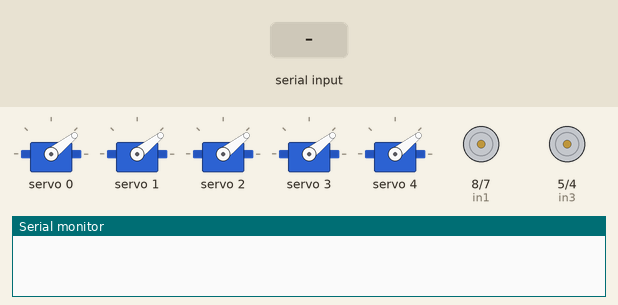
Bench run of a sketch on a simulated Arduino Uno, built with avr-gcc and run on an emulated ATmega328P. Parts: 5 × servo, motor-driver pin pairs drawn as motors (green arrow = first pin HIGH = forward, orange = second pin HIGH = backward, longer = more drive, scaled by the enable pin), the last lines printed to the serial monitor. The inputs (shaded band) are chosen by the test bench.

Above: at 1.2 s.
1.3 s: "G" received over Serial
At 2.8 s:
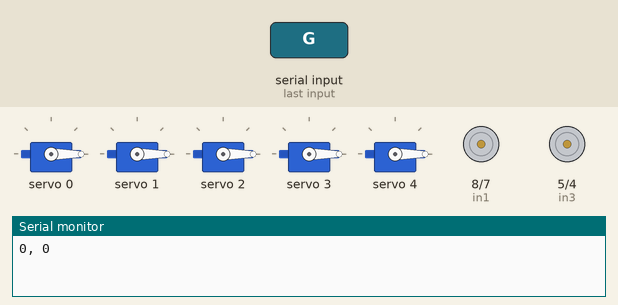
3.2 s: "90,45,200\n" received over Serial
At 4.7 s:
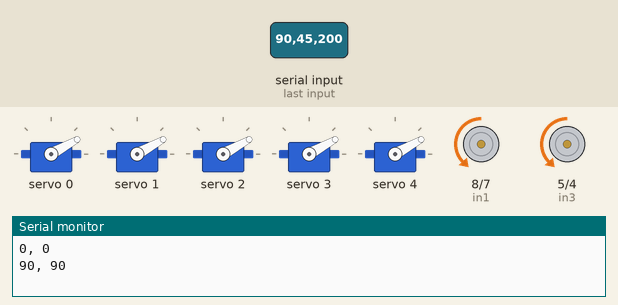
5.2 s: "30,150,10\n" received over Serial
At 5.38 s:
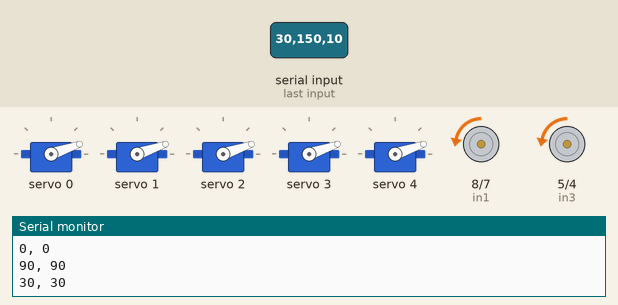
7.1 s: "5\n" received over Serial
At 7.8 s:
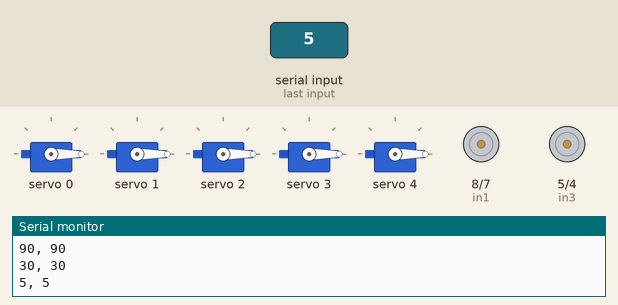
8.8 s: "200\n" received over Serial
At 10.7 s:
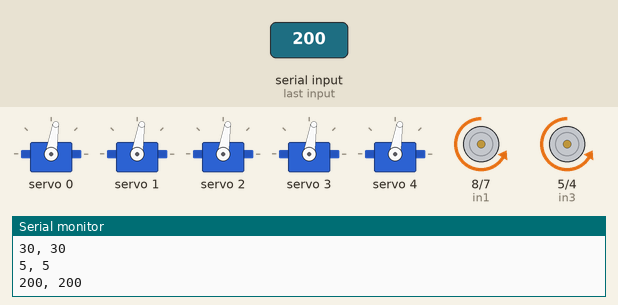
11.0 s: "1,90\n" received over Serial
At 12.4 s:
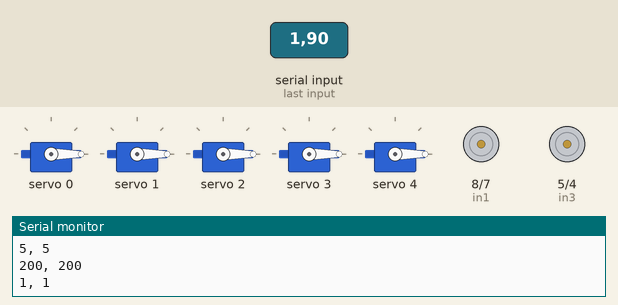
Timing chart, 0 to 14.0 s (numbered marks = the images above; inputs shaded):
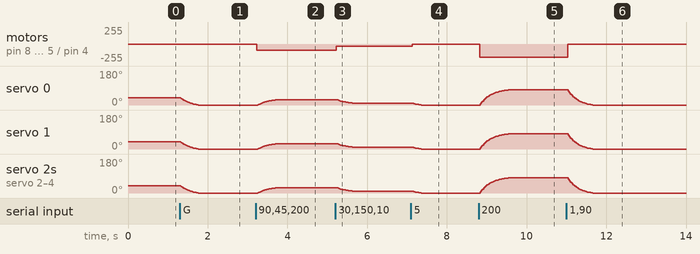

The sketch:

ArduinoSerialArmCom.ino
```cpp
#include <HCPCA9685.h>

// Motor A connections
int enA = 9;
int in1 = 8;
int in2 = 7;
// Motor B connections
int enB = 3;
int in3 = 5;
int in4 = 4;


int engineSpeed = 210;

/* I2C slave address for the device/module. For the HCMODU0097 the default I2C address
   is 0x40 */
#define  I2CAdd 0x40
/* Create an instance of the library */
HCPCA9685 HCPCA9685(I2CAdd);

const int NB_SERVOS = 5;

int servo_indices[NB_SERVOS] = {0, 1, 2, 3, 4};
int servo_targets[NB_SERVOS] = {90, 90, 90, 90, 90};
int servo_currents[NB_SERVOS] = {90, 90, 90, 90, 90};

const float step_size = 0.05;

void setup() {

  // Set all the motor control pins to outputs
  pinMode(enA, OUTPUT);
  pinMode(enB, OUTPUT);
  pinMode(in1, OUTPUT);
  pinMode(in2, OUTPUT);
  pinMode(in3, OUTPUT);
  pinMode(in4, OUTPUT);

  // Turn off motors - Initial state
  digitalWrite(in1, LOW);
  digitalWrite(in2, LOW);
  digitalWrite(in3, LOW);
  digitalWrite(in4, LOW);

  /* Initialise the library and set it to 'servo mode' */
  HCPCA9685.Init(SERVO_MODE);
  /* Wake the device up */
  HCPCA9685.Sleep(false);

  Serial.begin(9600);
  Serial.setTimeout(15);

  for(int i = 0; i < NB_SERVOS; i++) {
    HCPCA9685.Servo(servo_indices[i], servo_currents[i]);
  }
}

void loop() {

  for(int i = 0; i < NB_SERVOS; i++) {
    int servo_step = step_size * servo_targets[i] + (1 - step_size) * servo_currents[i];
    servo_currents[i] = servo_step;
    HCPCA9685.Servo(servo_indices[i], servo_step);
  }
  delay(10);
}

void turn_to(int servo_idx, int angle) {
  servo_targets[servo_idx] = angle;
}

String serialData;

void serialEvent(){
  serialData = Serial.readString();

  turn_to(0, parseDataBase(serialData));
  turn_to(1, parseDataShoulder(serialData));
  turn_to(2, parseDataElbow(serialData));
  turn_to(3, parseDataWrist(serialData));
  turn_to(4, parseDataGrip(serialData));
  forward_with(parseDataMotorA(serialData), parseDataMotorB(serialData));
}

int parseDataBase(String data) {
  data.remove(data.indexOf("G"));
  data.remove(data.indexOf("B"), 1);
  return data.toInt();
}

int parseDataGrip(String data){
  data.remove(data.indexOf("W"));
  data.remove(0, data.indexOf("G")+1);
  return data.toInt();
}

int parseDataWrist(String data){
  data.remove(data.indexOf("E"));
  data.remove(0, data.indexOf("W")+1);
  return data.toInt();
}

int parseDataElbow(String data){
  data.remove(data.indexOf("S"));
  data.remove(0, data.indexOf("E")+1);
  return data.toInt();
}

int parseDataShoulder(String data) {
  data.remove(data.indexOf("A"));
  data.remove(0, data.indexOf("S")+1);
  return data.toInt();
}

int parseDataMotorA(String data) {
  data.remove(data.indexOf("C"));
  data.remove(0, data.indexOf("A")+1);
  return data.toInt();
}

int parseDataMotorB(String data) {
  data.remove(0, data.indexOf("C")+1);
  return data.toInt();
}

void forward_with(int speed_a, int speed_b) {
  if(speed_a < 10 && speed_b < 10) {
    // Turn on motors
    digitalWrite(in1, LOW );
    digitalWrite(in2, LOW );
    digitalWrite(in3, LOW );
    digitalWrite(in4, LOW );
  } else {
    digitalWrite(in1, LOW );
    digitalWrite(in2, HIGH);
    digitalWrite(in3, LOW );
    digitalWrite(in4, HIGH);
    analogWrite(enA, speed_a);
    analogWrite(enB, speed_b);
  }

  Serial.print(speed_a);
  Serial.print(", ");
  Serial.println(speed_b);


}
```

Measured:
- after the input at 1.3 s, servo 0–4: moves from 38° to 0° over 0.45 s, starting at once
- after the input at 3.2 s, motor on pin 8 (in1) / pin 7 (in2), motor on pin 5 (in3) / pin 4 (in4): stopped → backward 90/255 at once; servo 0–4: moves from 0° to 29° over 0.49 s, starting after 0.06 s
- after the input at 5.2 s, motor on pin 8 (in1) / pin 7 (in2), motor on pin 5 (in3) / pin 4 (in4): backward 90/255 → backward 30/255 at once; servo 0–4: moves from 29° to 10° over 0.38 s, starting at once
- after the input at 7.1 s, motor on pin 8 (in1) / pin 7 (in2), motor on pin 5 (in3) / pin 4 (in4): backward 30/255 → stopped at once; servo 0–4: 10° → 0° after 0.05 s
- after the input at 8.8 s, motor on pin 8 (in1) / pin 7 (in2), motor on pin 5 (in3) / pin 4 (in4): stopped → backward 200/255 at once; servo 0–4: moves from 0° to 81° over 0.73 s, starting at once
- after the input at 11.0 s, motor on pin 8 (in1) / pin 7 (in2), motor on pin 5 (in3) / pin 4 (in4): backward 200/255 → stopped at once; servo 0–4: moves from 81° to 0° over 0.61 s, starting after 0.05 s
